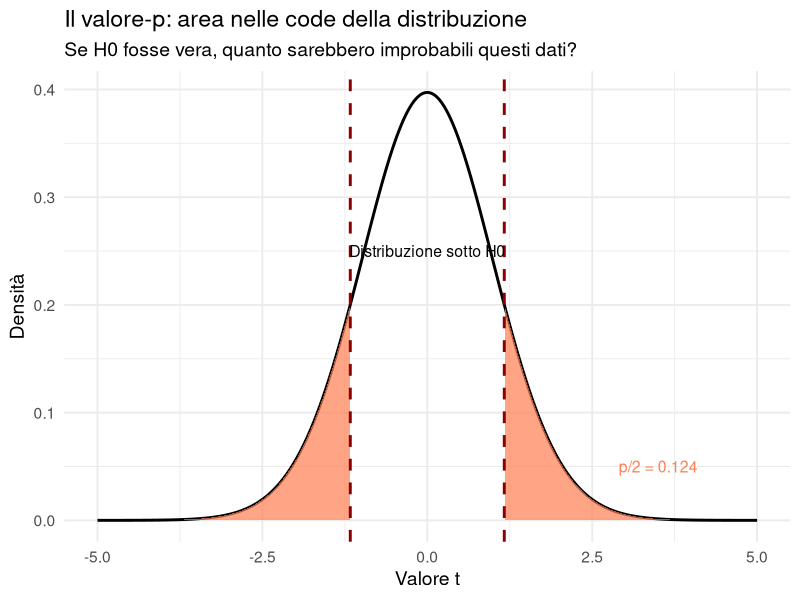
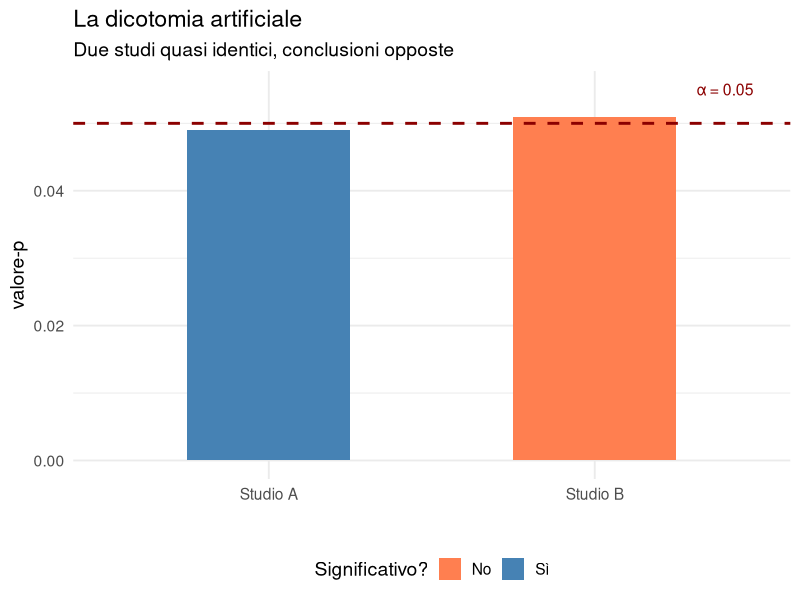
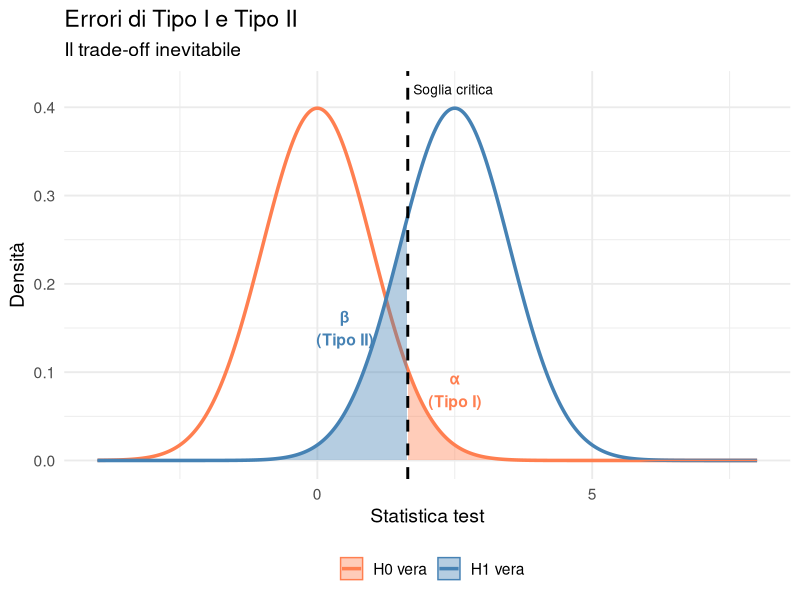

The R source for these figures, in order:
## ---- chunk 1
#| echo: false
#| message: false
#| warning: false
library(ggplot2)
library(dplyr)
set.seed(42)
## ---- chunk 2
# Simuliamo i dati
set.seed(123)
n <- 30

# Supponiamo che il training abbia un effetto reale di 5 punti
controllo <- rnorm(n, mean = 50, sd = 10)  # Media ansia gruppo controllo
training <- rnorm(n, mean = 45, sd = 10)   # Media ansia gruppo training

# Differenza osservata
diff_osservata <- mean(controllo) - mean(training)
cat("Differenza osservata:", round(diff_osservata, 2), "punti\n")
## ---- chunk 3
# Test t per campioni indipendenti
risultato <- t.test(controllo, training)
risultato
## ---- chunk 4
#| echo: false

# Distribuzione sotto H0
x <- seq(-5, 5, length.out = 1000)
y <- dt(x, df = 58)

# Valore t osservato
t_oss <- risultato$statistic

df_t <- data.frame(x = x, y = y)

ggplot(df_t, aes(x = x, y = y)) +
  geom_line(linewidth = 1) +
  geom_area(data = subset(df_t, x >= abs(t_oss)), 
            aes(x = x, y = y), fill = "coral", alpha = 0.7) +
  geom_area(data = subset(df_t, x <= -abs(t_oss)), 
            aes(x = x, y = y), fill = "coral", alpha = 0.7) +
  geom_vline(xintercept = c(-abs(t_oss), abs(t_oss)), 
             color = "darkred", linetype = "dashed", linewidth = 1) +
  annotate("text", x = 0, y = 0.25, 
           label = "Distribuzione sotto H0", size = 4) +
  annotate("text", x = 3.5, y = 0.05, 
           label = paste0("p/2 = ", round(risultato$p.value/2, 3)), 
           color = "coral", size = 4) +
  labs(title = "Il valore-p: area nelle code della distribuzione",
       subtitle = "Se H0 fosse vera, quanto sarebbero improbabili questi dati?",
       x = "Valore t", y = "Densità") +
  theme_minimal(base_size = 14)
## ---- chunk 5
# Due studi con lo stesso effetto, diversa numerosità
set.seed(42)

# Studio piccolo: n = 20
piccolo <- t.test(rnorm(20, 0.5, 1), mu = 0)

# Studio grande: n = 200  
grande <- t.test(rnorm(200, 0.5, 1), mu = 0)

cat("Studio piccolo (n=20): p =", round(piccolo$p.value, 4), "\n")
cat("Studio grande (n=200): p =", round(grande$p.value, 6), "\n")
## ---- chunk 6
#| echo: false

# Confronto p = 0.049 vs p = 0.051
df_soglia <- data.frame(
  studio = c("Studio A", "Studio B"),
  p_value = c(0.049, 0.051),
  significativo = c("Sì", "No")
)

ggplot(df_soglia, aes(x = studio, y = p_value, fill = significativo)) +
  geom_col(width = 0.5) +
  geom_hline(yintercept = 0.05, linetype = "dashed", color = "darkred", linewidth = 1) +
  annotate("text", x = 2.4, y = 0.055, label = "α = 0.05", color = "darkred", size = 4) +
  scale_fill_manual(values = c("Sì" = "steelblue", "No" = "coral")) +
  labs(title = "La dicotomia artificiale",
       subtitle = "Due studi quasi identici, conclusioni opposte",
       x = "", y = "valore-p", fill = "Significativo?") +
  theme_minimal(base_size = 14) +
  theme(legend.position = "bottom")
## ---- chunk 7
set.seed(42)

# Effetto minuscolo: 0.1 punti su una scala 0-100
n_grande <- 100000
gruppo_a <- rnorm(n_grande, mean = 50.0, sd = 10)
gruppo_b <- rnorm(n_grande, mean = 50.1, sd = 10)
## ---- chunk 8
t.test(gruppo_a, gruppo_b)
## ---- chunk 9
#| echo: false

# Due distribuzioni: sotto H0 e sotto H1
x <- seq(-4, 8, length.out = 1000)
h0 <- dnorm(x, mean = 0, sd = 1)
h1 <- dnorm(x, mean = 2.5, sd = 1)  # Effetto reale

df_errori <- data.frame(
  x = rep(x, 2),
  densita = c(h0, h1),
  ipotesi = rep(c("H0 vera", "H1 vera"), each = length(x))
)

# Valore critico per alpha = 0.05 (one-tailed per semplicità)
critico <- qnorm(0.95, 0, 1)

ggplot(df_errori, aes(x = x, y = densita, color = ipotesi, fill = ipotesi)) +
  geom_line(linewidth = 1.2) +
  # Errore Tipo I (alpha)
  geom_area(data = subset(df_errori, ipotesi == "H0 vera" & x >= critico),
            alpha = 0.4) +
  # Errore Tipo II (beta)
  geom_area(data = subset(df_errori, ipotesi == "H1 vera" & x <= critico),
            alpha = 0.4) +
  geom_vline(xintercept = critico, linetype = "dashed", color = "black", linewidth = 1) +
  annotate("text", x = critico + 0.1, y = 0.42, label = "Soglia critica", 
           hjust = 0, size = 3.5) +
  annotate("text", x = 2.5, y = 0.08, label = "α\n(Tipo I)", 
           color = "coral", size = 4, fontface = "bold") +
  annotate("text", x = 0.5, y = 0.15, label = "β\n(Tipo II)", 
           color = "steelblue", size = 4, fontface = "bold") +
  scale_color_manual(values = c("H0 vera" = "coral", "H1 vera" = "steelblue")) +
  scale_fill_manual(values = c("H0 vera" = "coral", "H1 vera" = "steelblue")) +
  labs(title = "Errori di Tipo I e Tipo II",
       subtitle = "Il trade-off inevitabile",
       x = "Statistica test", y = "Densità", color = "", fill = "") +
  theme_minimal(base_size = 14) +
  theme(legend.position = "bottom")
## ---- chunk 10
# Calcoliamo la potenza per diversi n
library(pwr)

potenze <- sapply(c(20, 50, 100, 200), function(n) {
  pwr.t.test(n = n, d = 0.5, sig.level = 0.05, type = "two.sample")$power
})

data.frame(
  n_per_gruppo = c(20, 50, 100, 200),
  potenza = round(potenze, 2)
)
